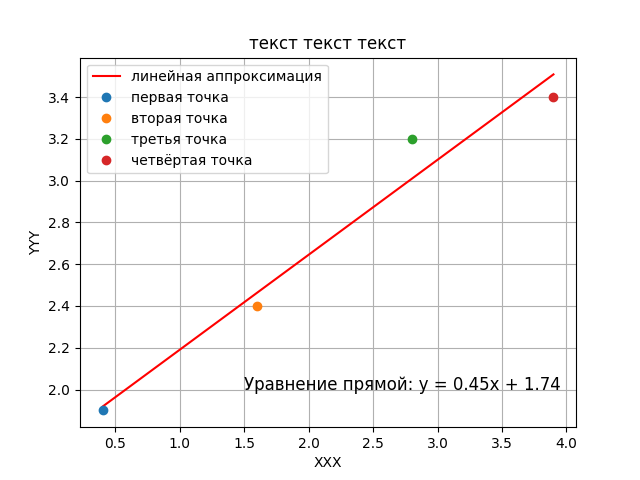

Reproduce this figure in Python.
import numpy as np
import matplotlib.pyplot as plt

# Координаты точек по оси X и Y
x = np.array([0.4, 1.6, 2.8, 3.9])
y = np.array([1.9, 2.4, 3.2, 3.4])

# Вычисление коэффициентов для линейной аппроксимации методом наименьших квадратов
A = np.vstack([x, np.ones(len(x))]).T
m, c = np.linalg.lstsq(A, y, rcond=None)[0]

# Построение графика точек и аппроксимирующей прямой
plt.plot(x, m*x + c, 'r', label='линейная аппроксимация')
plt.plot(x[0], y[0], 'o', label='первая точка')
plt.plot(x[1], y[1], 'o', label='вторая точка')
plt.plot(x[2], y[2], 'o', label='третья точка')
plt.plot(x[3], y[3], 'o', label='четвёртая точка')


# Добавление уравнения аппроксимирующей прямой на график
plt.text(1.5, 2, f'Уравнение прямой: y = {m:.2f}x + {c:.2f}', fontsize=12)

# Настройка графика
plt.xlabel('XXX')
plt.ylabel('YYY')
plt.title('текст текст текст')
plt.legend()
plt.grid(True)

# Отображение графика
plt.show()
